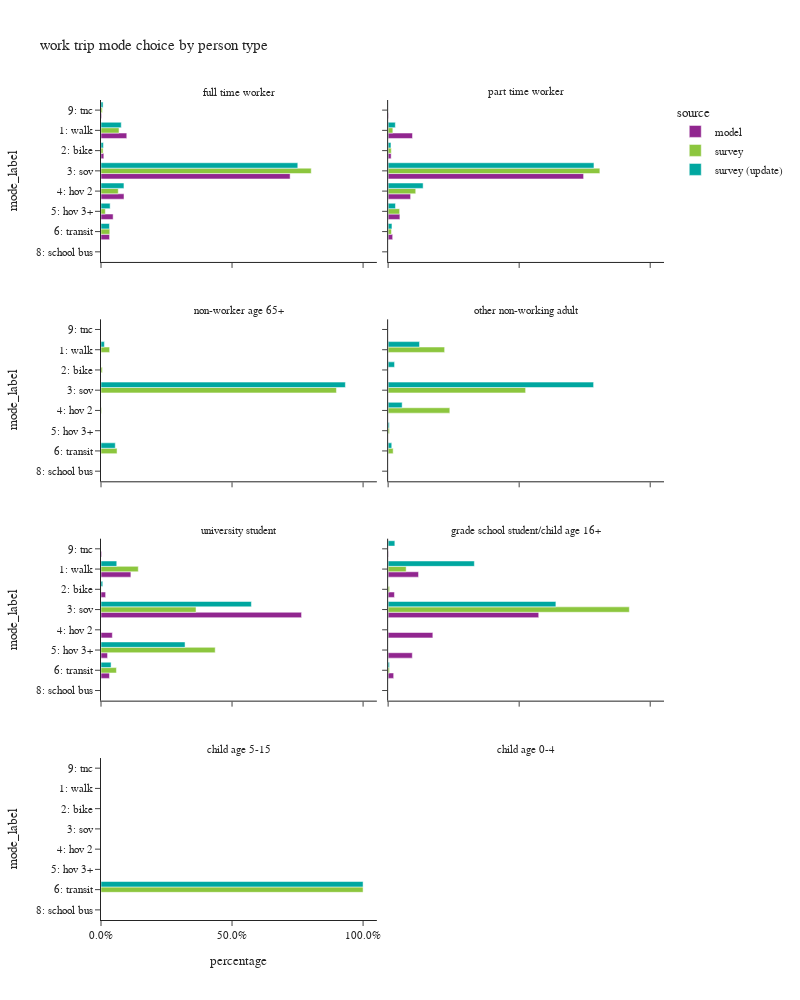

The notebook cell saved with this chart:
### Code cell
plot_mode_choice(wk_trip,"pptyp_label",
                 {"pptyp_label":["full time worker","part time worker","non-worker age 65+","other non-working adult",
                                 "university student","grade school student/child age 16+","child age 5-15","child age 0-4"],
                  "mode_label":["1: walk","2: bike","3: sov","4: hov 2","5: hov 3+","6: transit",
                                   "8: school bus","9: other–survey only"]},
                  "person type",2,1000)

### Figure 1 — Plotly figure (JSON) as saved in the notebook; plotly's stock layout.template omitted (floating-point values rounded to 4 significant figures)
{"data": [{"alignmentgroup": "True", "customdata": [[212600], [23322], [1559364], [189682], [99989], [70689], [5302]], "hovertemplate": "source=model<br>pptyp_label=full time worker<br>percentage=%{x}<br>mode_label=%{y}<br>sample count=%{customdata[0]}<extra></extra>", "legendgroup": "model", "marker": {"color": "#91268F", "pattern": {"shape": ""}}, "name": "model", "offsetgroup": "model", "orientation": "h", "showlegend": true, "textposition": "auto", "type": "bar", "x": [0.09838, 0.01079, 0.7216, 0.08778, 0.04627, 0.03271, 0.002454], "xaxis": "x7", "y": ["1: walk", "2: bike", "3: sov", "4: hov 2", "5: hov 3+", "6: transit", "9: tnc"], "yaxis": "y7"}, {"alignmentgroup": "True", "customdata": [[38850], [4838], [311741], [35858], [18753], [7239], [687]], "hovertemplate": "source=model<br>pptyp_label=part time worker<br>percentage=%{x}<br>mode_label=%{y}<br>sample count=%{customdata[0]}<extra></extra>", "legendgroup": "model", "marker": {"color": "#91268F", "pattern": {"shape": ""}}, "name": "model", "offsetgroup": "model", "orientation": "h", "showlegend": false, "textposition": "auto", "type": "bar", "x": [0.09295, 0.01158, 0.7459, 0.08579, 0.04487, 0.01732, 0.001644], "xaxis": "x8", "y": ["1: walk", "2: bike", "3: sov", "4: hov 2", "5: hov 3+", "6: transit", "9: tnc"], "yaxis": "y8"}, {"alignmentgroup": "True", "customdata": [[3289], [509], [22073], [1247], [721], [931], [74]], "hovertemplate": "source=model<br>pptyp_label=university student<br>percentage=%{x}<br>mode_label=%{y}<br>sample count=%{customdata[0]}<extra></extra>", "legendgroup": "model", "marker": {"color": "#91268F", "pattern": {"shape": ""}}, "name": "model", "offsetgroup": "model", "orientation": "h", "showlegend": false, "textposition": "auto", "type": "bar", "x": [0.114, 0.01765, 0.7653, 0.04323, 0.025, 0.03228, 0.002566], "xaxis": "x3", "y": ["1: walk", "2: bike", "3: sov", "4: hov 2", "5: hov 3+", "6: transit", "9: tnc"], "yaxis": "y3"}, {"alignmentgroup": "True", "customdata": [[5260], [1091], [26051], [7734], [4182], [959], [1], [58]], "hovertemplate": "source=model<br>pptyp_label=grade school student/child age 16+<br>percentage=%{x}<br>mode_label=%{y}<br>sample count=%{customdata[0]}<extra></extra>", "legendgroup": "model", "marker": {"color": "#91268F", "pattern": {"shape": ""}}, "name": "model", "offsetgroup": "model", "orientation": "h", "showlegend": false, "textposition": "auto", "type": "bar", "x": [0.116, 0.02406, 0.5746, 0.1706, 0.09224, 0.02115, 2.206e-05, 0.001279], "xaxis": "x4", "y": ["1: walk", "2: bike", "3: sov", "4: hov 2", "5: hov 3+", "6: transit", "8: school bus", "9: tnc"], "yaxis": "y4"}, {"alignmentgroup": "True", "customdata": [[278], [113], [1274], [100], [44], [222], [9]], "hovertemplate": "source=survey<br>pptyp_label=full time worker<br>percentage=%{x}<br>mode_label=%{y}<br>sample count=%{customdata[0]}<extra></extra>", "legendgroup": "survey", "marker": {"color": "#8CC63E", "pattern": {"shape": ""}}, "name": "survey", "offsetgroup": "survey", "orientation": "h", "showlegend": true, "textposition": "auto", "type": "bar", "x": [0.06881, 0.007965, 0.8023, 0.06583, 0.01659, 0.03354, 0.005011], "xaxis": "x7", "y": ["1: walk", "2: bike", "3: sov", "4: hov 2", "5: hov 3+", "6: transit", "9: tnc"], "yaxis": "y7"}, {"alignmentgroup": "True", "customdata": [[33], [17], [234], [32], [7], [17], [2]], "hovertemplate": "source=survey<br>pptyp_label=part time worker<br>percentage=%{x}<br>mode_label=%{y}<br>sample count=%{customdata[0]}<extra></extra>", "legendgroup": "survey", "marker": {"color": "#8CC63E", "pattern": {"shape": ""}}, "name": "survey", "offsetgroup": "survey", "orientation": "h", "showlegend": false, "textposition": "auto", "type": "bar", "x": [0.01796, 0.01204, 0.8079, 0.1053, 0.04392, 0.01281, 0.0001001], "xaxis": "x8", "y": ["1: walk", "2: bike", "3: sov", "4: hov 2", "5: hov 3+", "6: transit", "9: tnc"], "yaxis": "y8"}, {"alignmentgroup": "True", "customdata": [[3], [2], [20], [1], [1]], "hovertemplate": "source=survey<br>pptyp_label=non-worker age 65+<br>percentage=%{x}<br>mode_label=%{y}<br>sample count=%{customdata[0]}<extra></extra>", "legendgroup": "survey", "marker": {"color": "#8CC63E", "pattern": {"shape": ""}}, "name": "survey", "offsetgroup": "survey", "orientation": "h", "showlegend": false, "textposition": "auto", "type": "bar", "x": [0.033, 0.005122, 0.8984, 0.00225, 0.06126], "xaxis": "x5", "y": ["1: walk", "2: bike", "3: sov", "4: hov 2", "6: transit"], "yaxis": "y5"}, {"alignmentgroup": "True", "customdata": [[2], [12], [7], [2], [5]], "hovertemplate": "source=survey<br>pptyp_label=other non-working adult<br>percentage=%{x}<br>mode_label=%{y}<br>sample count=%{customdata[0]}<extra></extra>", "legendgroup": "survey", "marker": {"color": "#8CC63E", "pattern": {"shape": ""}}, "name": "survey", "offsetgroup": "survey", "orientation": "h", "showlegend": false, "textposition": "auto", "type": "bar", "x": [0.2156, 0.5246, 0.2354, 0.005212, 0.01919], "xaxis": "x6", "y": ["1: walk", "3: sov", "4: hov 2", "5: hov 3+", "6: transit"], "yaxis": "y6"}, {"alignmentgroup": "True", "customdata": [[15], [1], [14], [4], [7]], "hovertemplate": "source=survey<br>pptyp_label=university student<br>percentage=%{x}<br>mode_label=%{y}<br>sample count=%{customdata[0]}<extra></extra>", "legendgroup": "survey", "marker": {"color": "#8CC63E", "pattern": {"shape": ""}}, "name": "survey", "offsetgroup": "survey", "orientation": "h", "showlegend": false, "textposition": "auto", "type": "bar", "x": [0.1422, 0.0005069, 0.3626, 0.4357, 0.05893], "xaxis": "x3", "y": ["1: walk", "2: bike", "3: sov", "5: hov 3+", "6: transit"], "yaxis": "y3"}, {"alignmentgroup": "True", "customdata": [[1], [1], [8], [1]], "hovertemplate": "source=survey<br>pptyp_label=grade school student/child age 16+<br>percentage=%{x}<br>mode_label=%{y}<br>sample count=%{customdata[0]}<extra></extra>", "legendgroup": "survey", "marker": {"color": "#8CC63E", "pattern": {"shape": ""}}, "name": "survey", "offsetgroup": "survey", "orientation": "h", "showlegend": false, "textposition": "auto", "type": "bar", "x": [0.06881, 0.005533, 0.9204, 0.005301], "xaxis": "x4", "y": ["1: walk", "2: bike", "3: sov", "6: transit"], "yaxis": "y4"}, {"alignmentgroup": "True", "customdata": [[1]], "hovertemplate": "source=survey<br>pptyp_label=child age 5-15<br>percentage=%{x}<br>mode_label=%{y}<br>sample count=%{customdata[0]}<extra></extra>", "legendgroup": "survey", "marker": {"color": "#8CC63E", "pattern": {"shape": ""}}, "name": "survey", "offsetgroup": "survey", "orientation": "h", "showlegend": false, "textposition": "auto", "type": "bar", "x": [1.0], "xaxis": "x", "y": ["6: transit"], "yaxis": "y"}, {"alignmentgroup": "True", "customdata": [[290], [103], [1326], [103], [48], [208], [11]], "hovertemplate": "source=survey (update)<br>pptyp_label=full time worker<br>percentage=%{x}<br>mode_label=%{y}<br>sample count=%{customdata[0]}<extra></extra>", "legendgroup": "survey (update)", "marker": {"color": "#00A7A0", "pattern": {"shape": ""}}, "name": "survey (update)", "offsetgroup": "survey (update)", "orientation": "h", "showlegend": true, "textposition": "auto", "type": "bar", "x": [0.0773, 0.00923, 0.7509, 0.08757, 0.03482, 0.03225, 0.00792], "xaxis": "x7", "y": ["1: walk", "2: bike", "3: sov", "4: hov 2", "5: hov 3+", "6: transit", "9: tnc"], "yaxis": "y7"}, {"alignmentgroup": "True", "customdata": [[35], [17], [231], [31], [7], [22], [2]], "hovertemplate": "source=survey (update)<br>pptyp_label=part time worker<br>percentage=%{x}<br>mode_label=%{y}<br>sample count=%{customdata[0]}<extra></extra>", "legendgroup": "survey (update)", "marker": {"color": "#00A7A0", "pattern": {"shape": ""}}, "name": "survey (update)", "offsetgroup": "survey (update)", "orientation": "h", "showlegend": false, "textposition": "auto", "type": "bar", "x": [0.02749, 0.01081, 0.7854, 0.1336, 0.02799, 0.01463, 0.0001284], "xaxis": "x8", "y": ["1: walk", "2: bike", "3: sov", "4: hov 2", "5: hov 3+", "6: transit", "9: tnc"], "yaxis": "y8"}, {"alignmentgroup": "True", "customdata": [[1], [5], [1]], "hovertemplate": "source=survey (update)<br>pptyp_label=non-worker age 65+<br>percentage=%{x}<br>mode_label=%{y}<br>sample count=%{customdata[0]}<extra></extra>", "legendgroup": "survey (update)", "marker": {"color": "#00A7A0", "pattern": {"shape": ""}}, "name": "survey (update)", "offsetgroup": "survey (update)", "orientation": "h", "showlegend": false, "textposition": "auto", "type": "bar", "x": [0.01301, 0.9325, 0.05447], "xaxis": "x5", "y": ["1: walk", "3: sov", "6: transit"], "yaxis": "y5"}, {"alignmentgroup": "True", "customdata": [[2], [1], [10], [2], [2], [4]], "hovertemplate": "source=survey (update)<br>pptyp_label=other non-working adult<br>percentage=%{x}<br>mode_label=%{y}<br>sample count=%{customdata[0]}<extra></extra>", "legendgroup": "survey (update)", "marker": {"color": "#00A7A0", "pattern": {"shape": ""}}, "name": "survey (update)", "offsetgroup": "survey (update)", "orientation": "h", "showlegend": false, "textposition": "auto", "type": "bar", "x": [0.1198, 0.02448, 0.784, 0.05348, 0.004463, 0.01382], "xaxis": "x6", "y": ["1: walk", "2: bike", "3: sov", "4: hov 2", "5: hov 3+", "6: transit"], "yaxis": "y6"}, {"alignmentgroup": "True", "customdata": [[19], [2], [17], [3], [10]], "hovertemplate": "source=survey (update)<br>pptyp_label=university student<br>percentage=%{x}<br>mode_label=%{y}<br>sample count=%{customdata[0]}<extra></extra>", "legendgroup": "survey (update)", "marker": {"color": "#00A7A0", "pattern": {"shape": ""}}, "name": "survey (update)", "offsetgroup": "survey (update)", "orientation": "h", "showlegend": false, "textposition": "auto", "type": "bar", "x": [0.06014, 0.0068, 0.5739, 0.3207, 0.03846], "xaxis": "x3", "y": ["1: walk", "2: bike", "3: sov", "5: hov 3+", "6: transit"], "yaxis": "y3"}, {"alignmentgroup": "True", "customdata": [[2], [8], [1], [1]], "hovertemplate": "source=survey (update)<br>pptyp_label=grade school student/child age 16+<br>percentage=%{x}<br>mode_label=%{y}<br>sample count=%{customdata[0]}<extra></extra>", "legendgroup": "survey (update)", "marker": {"color": "#00A7A0", "pattern": {"shape": ""}}, "name": "survey (update)", "offsetgroup": "survey (update)", "orientation": "h", "showlegend": false, "textposition": "auto", "type": "bar", "x": [0.329, 0.6401, 0.005255, 0.02561], "xaxis": "x4", "y": ["1: walk", "3: sov", "6: transit", "9: tnc"], "yaxis": "y4"}, {"alignmentgroup": "True", "customdata": [[1]], "hovertemplate": "source=survey (update)<br>pptyp_label=child age 5-15<br>percentage=%{x}<br>mode_label=%{y}<br>sample count=%{customdata[0]}<extra></extra>", "legendgroup": "survey (update)", "marker": {"color": "#00A7A0", "pattern": {"shape": ""}}, "name": "survey (update)", "offsetgroup": "survey (update)", "orientation": "h", "showlegend": false, "textposition": "auto", "type": "bar", "x": [1.0], "xaxis": "x", "y": ["6: transit"], "yaxis": "y"}], "layout": {"annotations": [{"font": {}, "showarrow": false, "text": "child age 5-15", "x": 0.245, "xanchor": "center", "xref": "paper", "y": 0.1975, "yanchor": "bottom", "yref": "paper"}, {"font": {}, "showarrow": false, "text": "child age 0-4", "x": 0.755, "xanchor": "center", "xref": "paper", "y": 0.1975, "yanchor": "bottom", "yref": "paper"}, {"font": {}, "showarrow": false, "text": "university student", "x": 0.245, "xanchor": "center", "xref": "paper", "y": 0.465, "yanchor": "bottom", "yref": "paper"}, {"font": {}, "showarrow": false, "text": "grade school student/child age 16+", "x": 0.755, "xanchor": "center", "xref": "paper", "y": 0.465, "yanchor": "bottom", "yref": "paper"}, {"font": {}, "showarrow": false, "text": "non-worker age 65+", "x": 0.245, "xanchor": "center", "xref": "paper", "y": 0.7325, "yanchor": "bottom", "yref": "paper"}, {"font": {}, "showarrow": false, "text": "other non-working adult", "x": 0.755, "xanchor": "center", "xref": "paper", "y": 0.7325, "yanchor": "bottom", "yref": "paper"}, {"font": {}, "showarrow": false, "text": "full time worker", "x": 0.245, "xanchor": "center", "xref": "paper", "y": 1.0, "yanchor": "bottom", "yref": "paper"}, {"font": {}, "showarrow": false, "text": "part time worker", "x": 0.755, "xanchor": "center", "xref": "paper", "y": 1.0, "yanchor": "bottom", "yref": "paper"}], "barmode": "group", "height": 1000, "legend": {"title": {"text": "source"}, "tracegroupgap": 0}, "title": {"text": "work trip mode choice by person type"}, "width": 800, "xaxis": {"anchor": "y", "domain": [0.0, 0.49], "tickformat": ".1%", "title": {"text": "percentage"}}, "xaxis2": {"anchor": "y2", "domain": [0.51, 1.0], "matches": "x", "tickformat": ".1%", "title": {"text": "percentage"}}, "xaxis3": {"anchor": "y3", "domain": [0.0, 0.49], "matches": "x", "showticklabels": false, "tickformat": ".1%"}, "xaxis4": {"anchor": "y4", "domain": [0.51, 1.0], "matches": "x", "showticklabels": false, "tickformat": ".1%"}, "xaxis5": {"anchor": "y5", "domain": [0.0, 0.49], "matches": "x", "showticklabels": false, "tickformat": ".1%"}, "xaxis6": {"anchor": "y6", "domain": [0.51, 1.0], "matches": "x", "showticklabels": false, "tickformat": ".1%"}, "xaxis7": {"anchor": "y7", "domain": [0.0, 0.49], "matches": "x", "showticklabels": false, "tickformat": ".1%"}, "xaxis8": {"anchor": "y8", "domain": [0.51, 1.0], "matches": "x", "showticklabels": false, "tickformat": ".1%"}, "yaxis": {"anchor": "x", "categoryarray": ["9: other–survey only", "8: school bus", "6: transit", "5: hov 3+", "4: hov 2", "3: sov", "2: bike", "1: walk"], "categoryorder": "array", "domain": [0.0, 0.1975], "title": {"text": "mode_label"}}, "yaxis2": {"anchor": "x2", "domain": [0.0, 0.1975], "matches": "y", "showticklabels": false}, "yaxis3": {"anchor": "x3", "categoryarray": ["9: other–survey only", "8: school bus", "6: transit", "5: hov 3+", "4: hov 2", "3: sov", "2: bike", "1: walk"], "categoryorder": "array", "domain": [0.2675, 0.465], "matches": "y", "title": {"text": "mode_label"}}, "yaxis4": {"anchor": "x4", "domain": [0.2675, 0.465], "matches": "y", "showticklabels": false}, "yaxis5": {"anchor": "x5", "categoryarray": ["9: other–survey only", "8: school bus", "6: transit", "5: hov 3+", "4: hov 2", "3: sov", "2: bike", "1: walk"], "categoryorder": "array", "domain": [0.535, 0.7325], "matches": "y", "title": {"text": "mode_label"}}, "yaxis6": {"anchor": "x6", "domain": [0.535, 0.7325], "matches": "y", "showticklabels": false}, "yaxis7": {"anchor": "x7", "categoryarray": ["9: other–survey only", "8: school bus", "6: transit", "5: hov 3+", "4: hov 2", "3: sov", "2: bike", "1: walk"], "categoryorder": "array", "domain": [0.8025, 1.0], "matches": "y", "title": {"text": "mode_label"}}, "yaxis8": {"anchor": "x8", "domain": [0.8025, 1.0], "matches": "y", "showticklabels": false}}}
